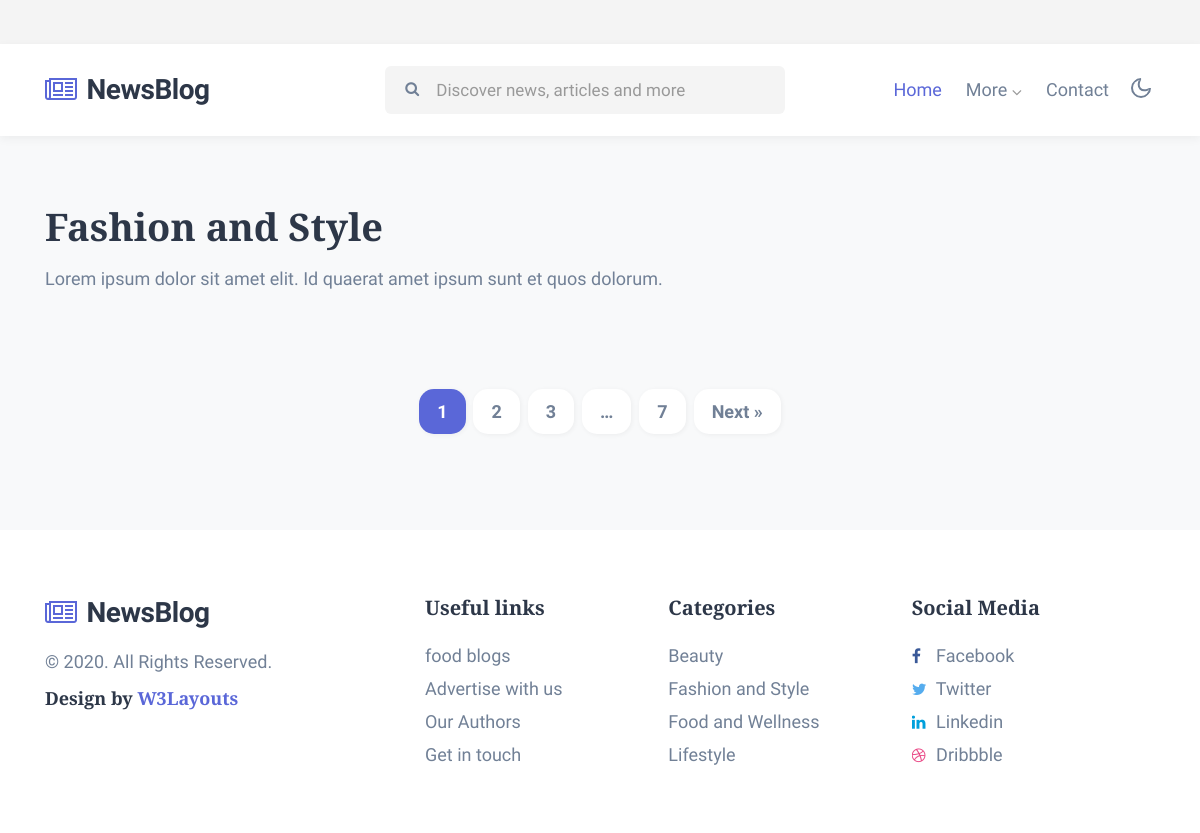
Before: /fashion-and-style/ with the older database file.
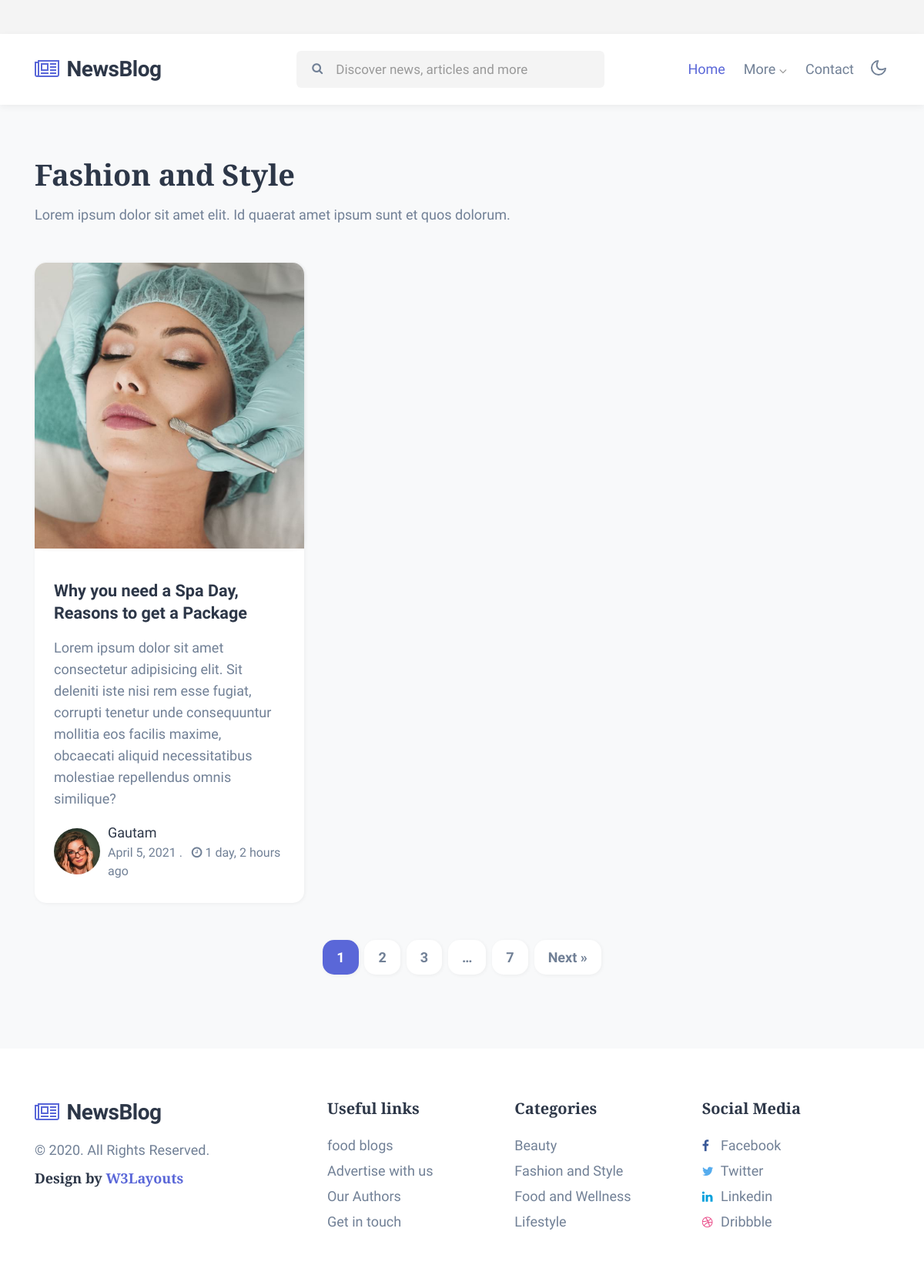
After: the same page with the newer database file.
### home/models.py (models this page shows, shortened)
class News(models.Model):
    title = models.CharField(max_length=125)
    description = models.TextField()
    author = models.ForeignKey(User, on_delete=models.CASCADE)
    isTrending = models.BooleanField(default=False)
    isEditorPick = models.BooleanField(default=False)
    category = models.CharField(max_length=124, choices=CATEGORY)
    image = models.ImageField(upload_to="news_thumbnail")
    timestamp = models.DateTimeField(auto_now_add=True)

### home/views.py (the view)
# urls.py: path('fashion-and-style/', fashionAndStyle, name="fashion-and-style"),
def fashionAndStyle(request):
    news = News.objects.filter(category='fashion and Style')
    return render(request, 'fashion.html', {'news': news})

### templates/fashion.html
{% extends 'base.html' %}
{% load humanize %}
{% load static %}
{% block content %}
<div class="w3l-homeblock2 py-5">
    <div class="container pt-md-4 pb-md-5">
        <h3 class="category-title mb-3"> Fashion and Style</h3>
        <p class="mb-sm-5 mb-4 max-width">Lorem ipsum dolor sit amet elit. Id quaerat amet ipsum sunt et quos dolorum.</p>
        <div class="row">
            {% if news %}
            {% for item in news %}
            <div class="col-lg-4 col-md-6 item">
                <div class="card">
                    <div class="card-header p-0 position-relative">
                        <a href="{% url 'detail-post' item.id %}">
                            <img class="card-img-bottom d-block radius-image-full" src="{{ item.image.url }}"
                                alt="Card image cap">
                        </a>
                    </div>
                    <div class="card-body blog-details">
                        <a href="{% url 'detail-post' item.id %}" class="blog-desc">{{ item.title }}
                        </a>
                        <p> {{ item.description }} </p>
                        <div class="author align-items-center mt-3 mb-1">
                            <img src="{% static 'assets/images/a1.jpg' %}" alt="" class="img-fluid rounded-circle" />
                            <ul class="blog-meta">
                                <li>
                                    <a href="author.html">{{ item.author.username | title }} </a> </a>
                                </li>
                                <li class="meta-item blog-lesson">
                                    <span class="meta-value"> {{ item.timestamp | date}} </span>. <span
                                        class="meta-value ml-2"><span class="fa fa-clock-o"></span> {{ item.timestamp|naturaltime }} </span>
                                </li>
                            </ul>
                        </div>
                    </div>
                </div>
            </div>
            {% endfor %}
            {% endif %}
        </div>
        <ul class="site-pagination text-center mt-md-5 mt-4">
            <li><span aria-current="page" class="page-numbers current">1</span></li>
            <li><a class="page-numbers" href="#page2">2</a></li>
            <li><a class="page-numbers" href="#page3">3</a></li>
            <li><span class="page-numbers dots">…</span></li>
            <li><a class="page-numbers" href="#page7">7</a></li>
            <li><a class="next page-numbers" href="#next">Next »</a></li>
        </ul>
    </div>
</div>
{% endblock content %}

Changed rows visible on the page:
now on this page (row edited): News: image (picture), title "Why you need a Spa Day, Reasons to get a Package", description "Lorem ipsum dolor sit amet consectetur adipisicing elit. Sit deleniti iste nisi rem esse fugiat, corrupti tenetur unde consequuntur mollitia eos facilis maxime, obcaecati aliquid necessitatibus molestiae repellendus omnis similique?", author.username "Gautam", timestamp "April 5, 2021", timestamp "1 day, 2 hours ago"
